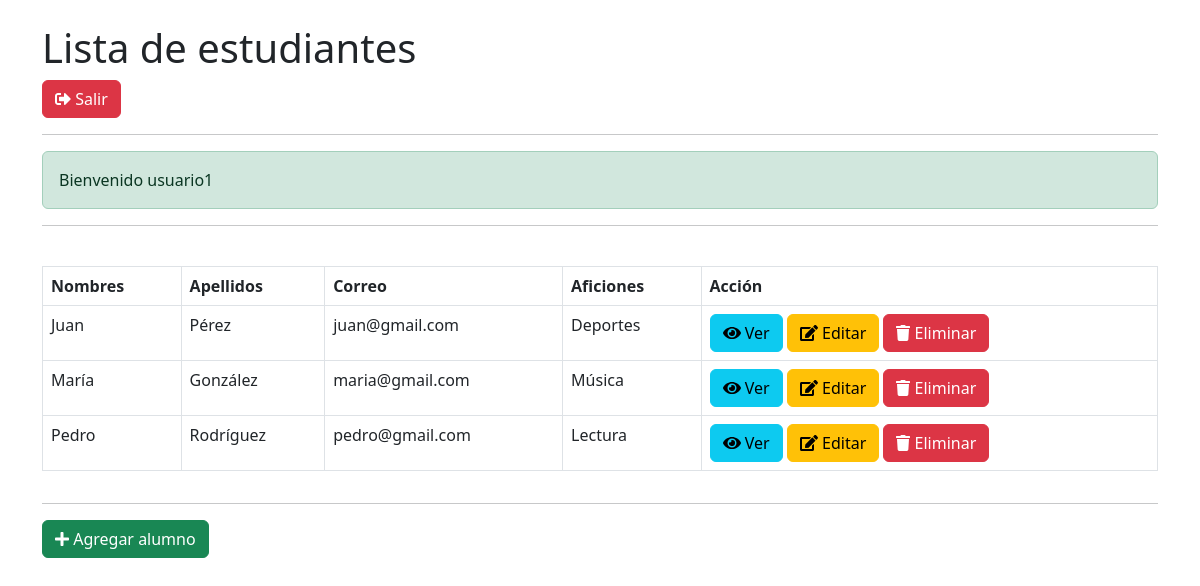
The page /index.php (signed in) on the database its author committed.
### tables this page shows
CREATE TABLE ALUMNO (
    id_alumno INT AUTO_INCREMENT PRIMARY KEY,
    nombres VARCHAR(50),
    apellidos VARCHAR(50),
    correo VARCHAR(30),
    aficiones VARCHAR(100),
    id_usuario INT,
    FOREIGN KEY (id_usuario) REFERENCES USUARIO(id_usuario) ON DELETE CASCADE
);

### index.php (the view, shortened to what this page needs)
<?php
require_once "db.php";
?>
<html>
<head>
<?php include 'head.php'; ?>
</head><body>
<div class="container">
<h1 class="mt-4">Lista de estudiantes</h1>
<?php
if (isset($_SESSION['id_usuario'])) {
    echo '<a class="btn btn-danger" href="logout.php"><i class="fas fa-sign-out-alt"></i> Salir</a>';
} else {
    echo '<a class="btn btn-success" href="login.php"><i class="fas fa-sign-in-alt"></i> Ingresar al sistema</a>';
}
if ( isset($_SESSION['success']) ) {
    echo '<hr>';
    echo '<p class="alert alert-success">' . $_SESSION['success'] . "</p>\n";
}
?>
<hr>
<div class="table-responsive">
<table class="table table-bordered mt-4">
            <thead>
                <tr>
                    <th>Nombres</th>
                    <th>Apellidos</th>
                    <th>Correo</th>
                    <th>Aficiones</th>
                    <th>Acción</th>
                </tr>
            </thead>
            <tbody>
<?php
$stmt = $pdo->query("SELECT id_alumno, nombres, apellidos, correo, aficiones FROM alumno");
while ( $row = $stmt->fetch(PDO::FETCH_ASSOC) ) {
    echo "<tr><td>";
    echo(($row['nombres']));
	echo "</td><td>";
    echo(($row['apellidos']));
    echo("</td><td>");
    echo(($row['correo']));
    echo("</td><td>");
    echo(($row['aficiones']));
    echo("</td><td>");
	echo '<a class="btn btn-info" href="ver.php?id_alumno=' . $row['id_alumno'] . '"><i class="fas fa-eye"></i> Ver</a> ';
	if ( isset($_SESSION['id_usuario']) ) {
        echo '<a class="btn btn-warning" href="edit.php?id_alumno=' . $row['id_alumno'] . '"><i class="fas fa-edit"></i> Editar</a> ';
		echo '<a class="btn btn-danger" href="delete.php?id_alumno=' . $row['id_alumno'] . '"><i class="fas fa-trash"></i> Eliminar</a>';
	}
	echo("</td></tr>\n");
}
?>
</tbody>
</table>
</div>
<?php
	if ( isset($_SESSION['id_usuario']) ) {
        echo '<hr>';
		echo '<a class="btn btn-success" href="nuevo.php"> <i class="fas fa-plus"></i> Agregar alumno</a>';
	}
?>
</div>

### rows shown on the page
alumno: nombres "Juan", apellidos "Pérez", correo "juan@gmail.com", aficiones "Deportes"
alumno: nombres "María", apellidos "González", correo "maria@gmail.com", aficiones "Música"
alumno: nombres "Pedro", apellidos "Rodríguez", correo "pedro@gmail.com", aficiones "Lectura"

### other values the page prints
$_SESSION['success'] "Bienvenido usuario1"
